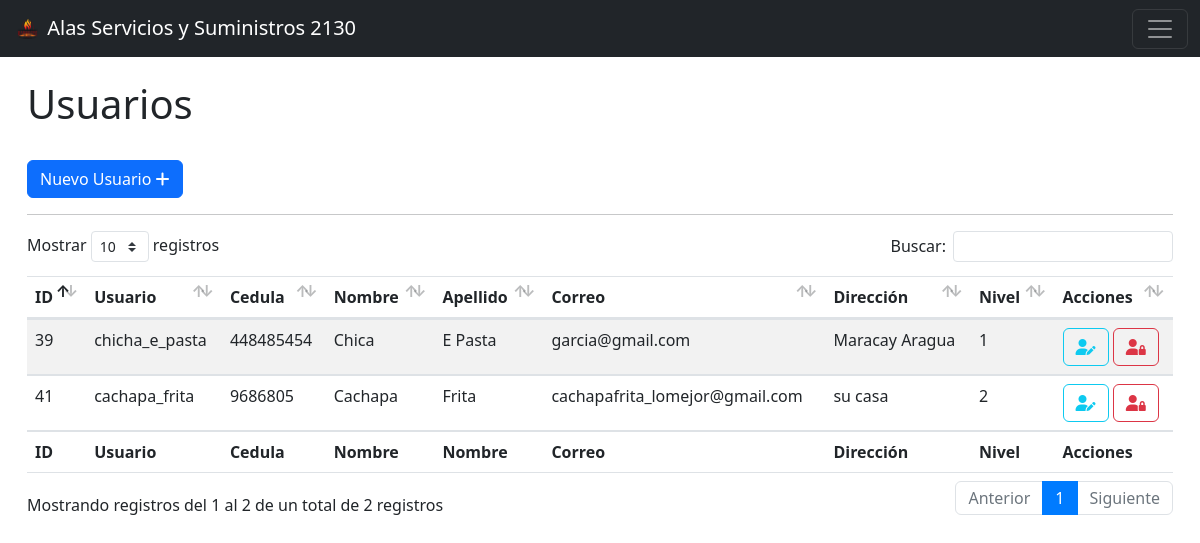
/paginas/consulta_usuarios.php (signed in), run on the app's committed database.
### tables this page shows
CREATE TABLE `tbl_usuarios` (
  `id_usuario` int(11) NOT NULL COMMENT 'Id del usuario',
  `login_usuario` varchar(20) NOT NULL COMMENT 'Nombre de Usuario',
  `clave_usuario` varchar(350) NOT NULL COMMENT 'Clave del Usuario',
  `cedula_usuario` varchar(15) NOT NULL COMMENT 'Cedula del Usuario',
  `nombre_usuario` varchar(20) NOT NULL COMMENT 'Nombre del Usuario',
  `apellido_usuario` varchar(20) NOT NULL COMMENT 'Apellido del Usuario',
  `correo_usuario` varchar(30) NOT NULL COMMENT 'Correo del Usuario',
  `direccion_usuario` varchar(80) NOT NULL COMMENT 'Direccion del Usuario',
  `nivel_usuario` int(2) NOT NULL COMMENT 'Nivel de Usuario',
  `estado_usuario` int(2) NOT NULL COMMENT 'Estado del Usuario'
);

### paginas/consulta_usuarios.php (the view, shortened to what this page needs)
<?php require "../php/seguridad.php";
  require "../php/conexion.php";
?>
<?php
$sql_facturas = "SELECT id_usuario, login_usuario, cedula_usuario,
                        nombre_usuario, apellido_usuario, correo_usuario, direccion_usuario, nivel_usuario FROM tbl_usuarios WHERE estado_usuario = 1";
$rcs_facturas = mysqli_query($conexion, $sql_facturas) or die("Error al consultar facturas: " . mysqli_error($conexion));
?>
<!doctype html>
<html lang="es">
<head>
    <link rel="stylesheet" href="./Bootstrap-4-4.1.1/css/bootstrap.min.css" />
    <link rel="stylesheet" href="./datatables.min.css" />
</head>
<body>
 <div class="container">
      <div class="col-md-12 col-md-offset-2">
        <h1>Usuarios</h1>
        <br>
        <a href="" class="btn btn-primary" data-bs-toggle="modal" data-bs-target="#staticBackdrop">Nuevo Usuario
        <i class="fa fa-plus"></i></a>
        <hr>
        <table
          id="tbl_usuarios"
          class="table table-striped table-hover dt-responsive nowrap display"
          style="width: 100%"
        >
          <thead>
            <tr>
              <th>ID</th>
              <th>Usuario</th>
              <th>Cedula</th>
              <th>Nombre</th>
              <th>Apellido</th>
              <th>Correo</th>
              <th>Dirección</th>
              <th>Nivel</th>
              <th>Acciones</th>
            </tr>
          </thead>
          <tfoot>
            <tr>
              <th>ID</th>
              <th>Usuario</th>
              <th>Cedula</th>
              <th>Nombre</th>
              <th>Nombre</th>
              <th>Correo</th>
              <th>Dirección</th>
              <th>Nivel</th>
              <th>Acciones</th>
            </tr>
          </tfoot>
          <tbody>
          <?php
                    while($row_factura = mysqli_fetch_array($rcs_facturas, MYSQLI_ASSOC)) {
                    ?>
                        <tr>
                            <td class="fila_datos texto_cen"><?php echo $row_factura['id_usuario']; ?></td>
                            <td class="fila_datos texto_cen"><?php echo $row_factura['login_usuario']; ?></td>
                            <td class="fila_datos texto_der"><?php echo $row_factura['cedula_usuario']; ?></td>
                            <td class="fila_datos texto_cen"><?php echo $row_factura['nombre_usuario']; ?></td>
                            <td class="fila_datos texto_izq"><?php echo $row_factura['apellido_usuario']; ?></td>
                            <td class="fila_datos texto_izq"><?php echo $row_factura['correo_usuario']; ?></td>
                            <td class="fila_datos texto_izq"><?php echo $row_factura['direccion_usuario']; ?></td>
                            <td class="fila_datos texto_izq"><?php echo $row_factura['nivel_usuario']; ?></td>
                            <td class="fila_datos texto_izq"><a class="btn btn-outline-info" href="form_editar_usuario.php?id_usuario=<?php echo $row_factura['id_usuario']; ?>"><i class="fa-solid fa-user-pen"></i></a>
                            <a class="btn btn-outline-danger" href="#" title="Habilitar/Inhabilita el registro <?php echo $row_factura["login_usuario"]; ?>" onclick="inhabilitarUsuario(<?php echo $row_factura['id_usuario']; ?>)"><i class="fa-solid fa-user-lock"></i></a>
                            </td>
                        </tr>
                        <?php
                    }
                    ?>
          </tbody>
        </table>
      </div>
    </div>
</body>
</html>

### paginas/consulta_usuarios.php (style rules this page uses)
div.container { margin-top: 80px; max-width: 1200px; }

### data on the page
tbl_usuarios: id_usuario "39", login_usuario "chicha_e_pasta", cedula_usuario "448485454", nombre_usuario "Chica", apellido_usuario "E Pasta", correo_usuario "garcia@gmail.com", direccion_usuario "Maracay Aragua", nivel_usuario "1"
tbl_usuarios: id_usuario "41", login_usuario "cachapa_frita", cedula_usuario "9686805", nombre_usuario "Cachapa", apellido_usuario "Frita", correo_usuario "cachapafrita_lomejor@gmail.com", direccion_usuario "su casa", nivel_usuario "2"
